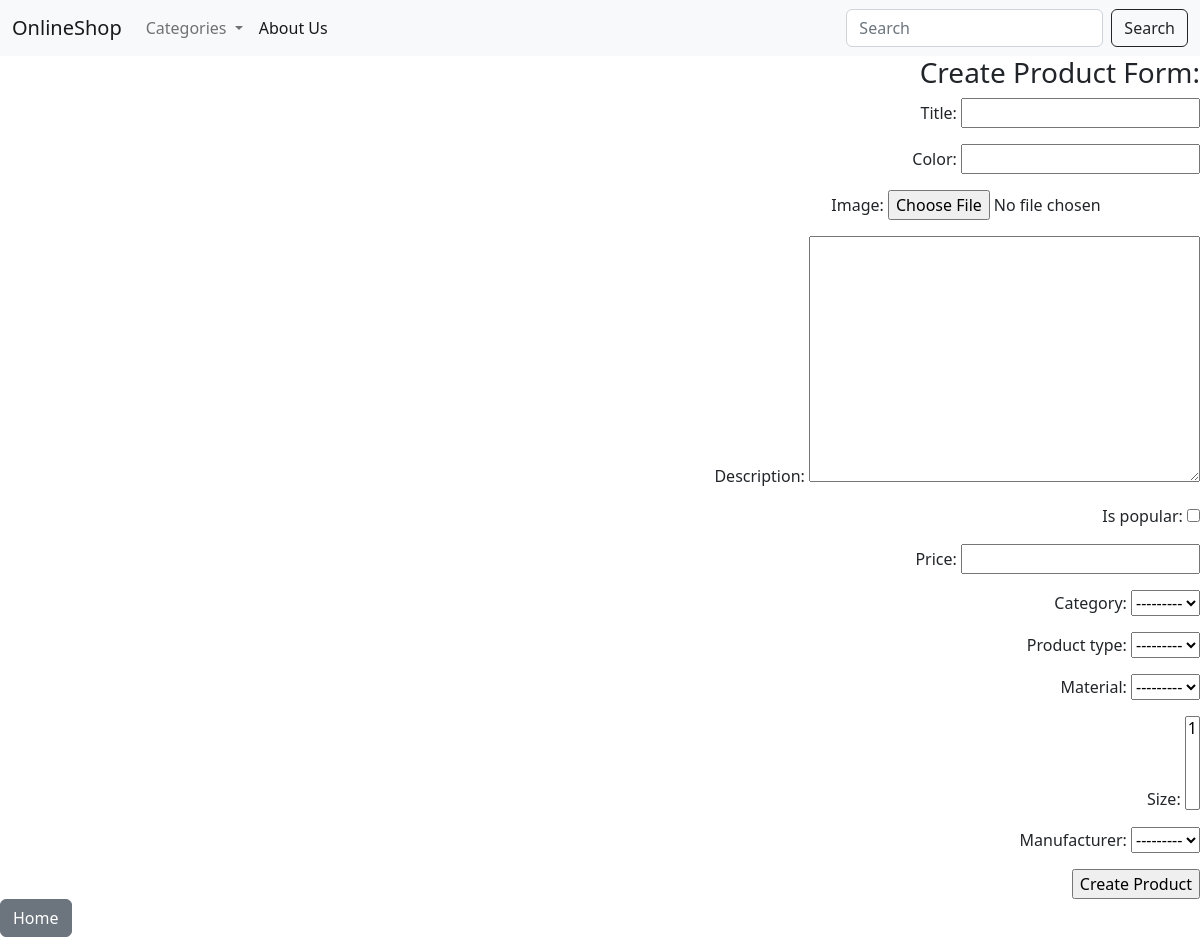
The app's page /admin_mode/, older data.
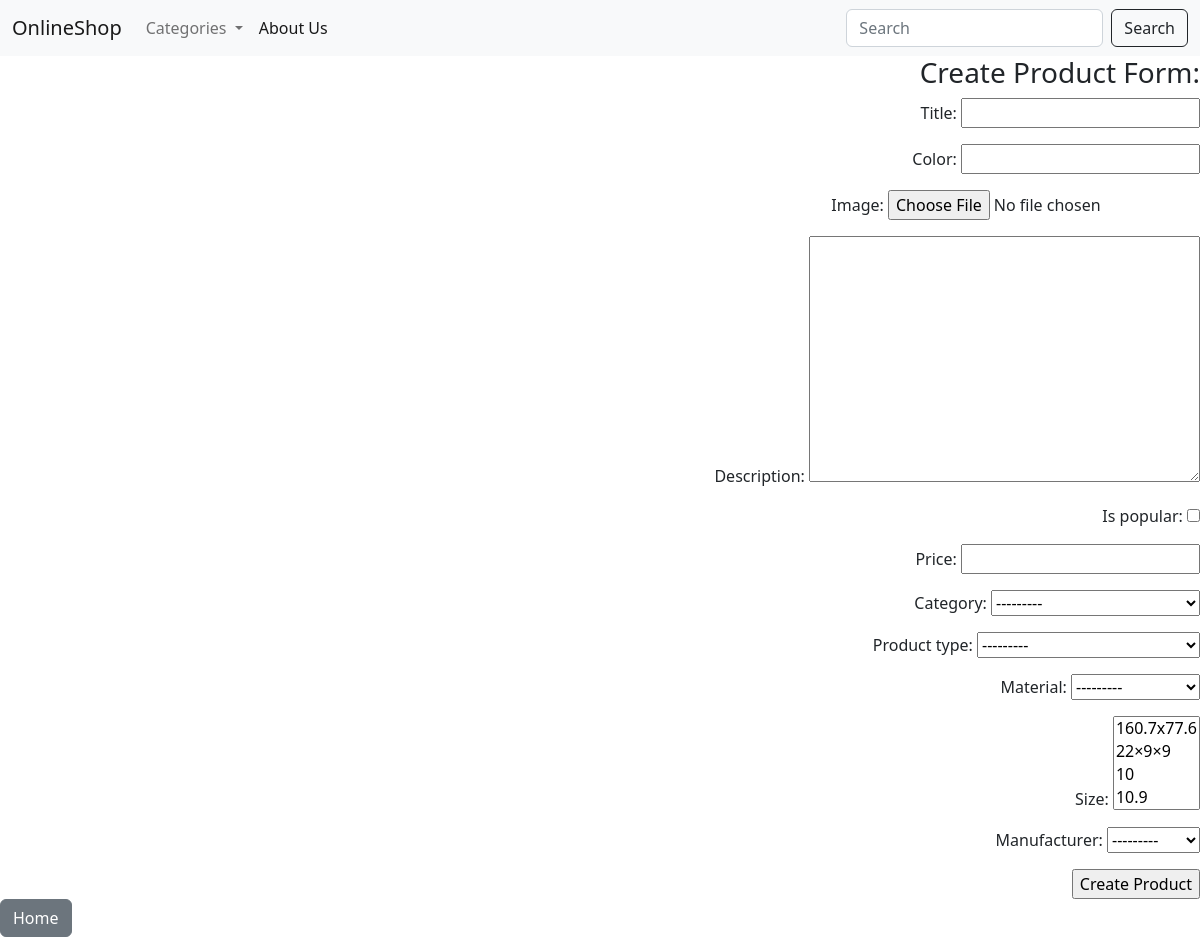
The same page, newer data.
### coreapp/models.py (models this page shows)
class Categories(models.Model):
    category = models.CharField(max_length=50, )
    def __str__(self):
        return self.category

class Type(models.Model):
    product_type = models.CharField(max_length=30, )
    def __str__(self):
        return self.product_type

class Material(models.Model):
    material = models.CharField(max_length=20, )
    def __str__(self):
        return self.material

class Size(models.Model):
    size = models.CharField(max_length=10, )
    def __str__(self):
        return str(self.size)

### coreapp/views.py (the view)
# urls.py: path('admin_mode/', views.addproducts, name='admin_mode'),
def addproducts(request):
    if request.method == "POST":
        form = ProductImageForm(request.POST, request.FILES)
        if form.is_valid():
            form.save()
        return redirect('home')
    else:
        form = ProductImageForm()
    return render(request, 'coreapp/admin_mode.html', {'form': form})

### coreapp/forms.py
class ProductImageForm(forms.ModelForm):
    class Meta:
        model = Product
        fields = '__all__'

### coreapp/models.py (called while the page is built)
    def __str__(self):
        return self.country

### coreapp/templates/coreapp/admin_mode.html (shortened to what this page needs)
{% extends 'base.html' %}
{% block content %}
<div align="right">
    <h3>Create Product Form:</h3>
    <form method="POST" action="{% url 'admin_mode' %}" enctype="multipart/form-data">
        {{ form.as_p }}
        <input type="submit" value="Create Product">
    </form>
</div>
{% endblock %}

Row changes from the older to the newer data that the page shows:
removed Material: material "---------"
removed Size: size "1"
Text that changed along with them:
form field material: (not shown) → "---------"
form field size: (not shown) → "160.7x77.6 / 22×9×9 / 10 / 10.9"
